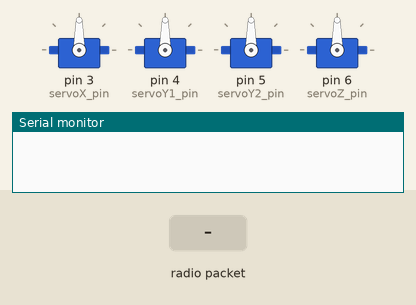
A sketch run on a simulated Arduino Uno, built with avr-gcc and run on an emulated ATmega328P. Parts: 4 × servo, the last lines printed to the serial monitor. Inputs (shaded band) come from the test bench. No radio packets arrive unless stated.

Above: at 1.2 s.
1.3 s: radio packet "Y" arrives
At 2.5 s:
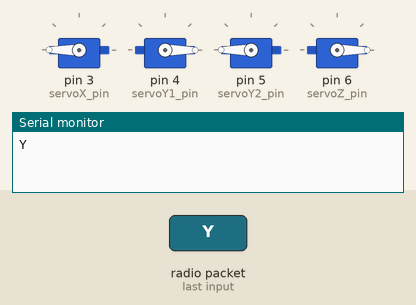
2.8 s: radio packet "90" arrives
At 3.6 s:
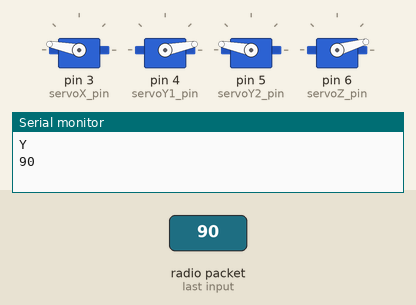
4.3 s: radio packet "200" arrives
At 5.0 s:
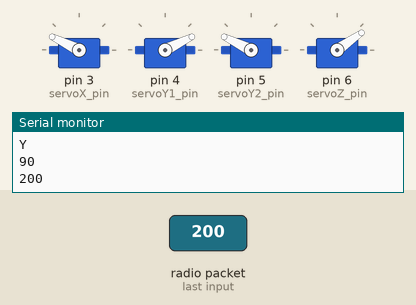
Timing chart, 0 to 7.3 s (numbered marks = the images above; inputs shaded):
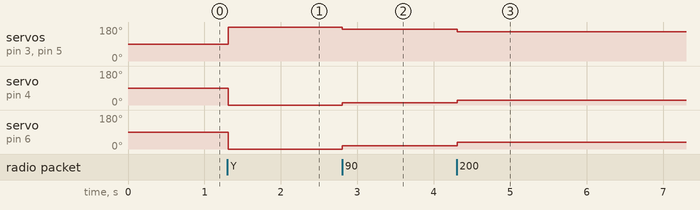

Measured:
- after the input at 1.3 s, servo on pin 3 (servoX_pin), servo on pin 5 (servoY2_pin): 90° → 180° at once; servo on pin 4 (servoY1_pin), servo on pin 6 (servoZ_pin): 90° → 0° at once
- after the input at 2.8 s, servo on pin 3 (servoX_pin), servo on pin 5 (servoY2_pin): 180° → 169° at once; servo on pin 4 (servoY1_pin): 0° → 11° at once; servo on pin 6 (servoZ_pin): 0° → 16° at once
- after the input at 4.3 s, servo on pin 3 (servoX_pin), servo on pin 5 (servoY2_pin): 169° → 154° at once; servo on pin 4 (servoY1_pin): 11° → 26° at once; servo on pin 6 (servoZ_pin): 16° → 35° at once

The sketch:

Reciever.ino
```cpp
#include <SPI.h>
#include <nRF24L01.h>
#include <RF24.h>
#include <Servo.h>

Servo servoX;
Servo servoY1;
Servo servoY2;
Servo ESC;

RF24 radio(7, 8); // CSN, CE
const byte address[6] = "00001";

int servoX_pin = 3;
int servoY1_pin = 4;
int servoY2_pin = 5;
int servoZ_pin = 6;
int x_pos;
int y_pos;
int z_pos;

String radioData;

void setup() {
  Serial.begin(9600);
  radio.begin();
  servoX.attach (servoX_pin ) ;
  servoY1.attach (servoY1_pin ) ;
  servoY2.attach (servoY2_pin ) ;
  ESC.attach (servoZ_pin,1000,2000);
  radio.openReadingPipe(0, address);
  radio.setPALevel(RF24_PA_MAX);
  radio.startListening();
}

void loop() {

  //Reading signal
  if (radio.available()) {
   char radioData[32] = "";
   radio.read(&radioData, sizeof(radioData));
   Serial.println(radioData);

    //X positioning
    x_pos = parseDataX(radioData);
    //Serial.println(x_pos);
    x_pos = map(x_pos, 0, 1023, 0, 135);
    if (x_pos>400 && x_pos<600)
    {

    }
    else{
    servoX.write (180-x_pos) ;
    }

    //Y positioning
    y_pos = parseDataY(radioData);
    //Serial.println(y_pos);
    y_pos = map(y_pos, 0, 1023, 0, 135);
    if (y_pos>400 && y_pos<600)
    {

    }
    else{
    servoY1.write (y_pos) ;
    servoY2.write (180 - y_pos) ;
  }

  //Z - Brushless Motor
    z_pos = parseDataZ(radioData);
    //Serial.println(z_pos);
    z_pos= map(z_pos, 0, 1023,1000,2000); //mapping val to minimum and maximum(Change if needed)
    ESC.writeMicroseconds(z_pos); //using val as the signal to esc
    }
    delay(10);
}


  //Declaring ParseX function
  int parseDataX(String data){
  data.remove(data.indexOf("Y"));
  data.remove(data.indexOf("X"),1);

  return data.toInt();
  }

  //Declaring ParseY function
  int parseDataY(String data){
  data.remove(0,data.indexOf("Y") + 1);
  data.remove(data.indexOf("Z"));

  return data.toInt();
}

  //Declaring ParseZ function
  int parseDataZ(String data){
  data.remove(0,data.indexOf("Z") + 1);

  return data.toInt();
  }
```
